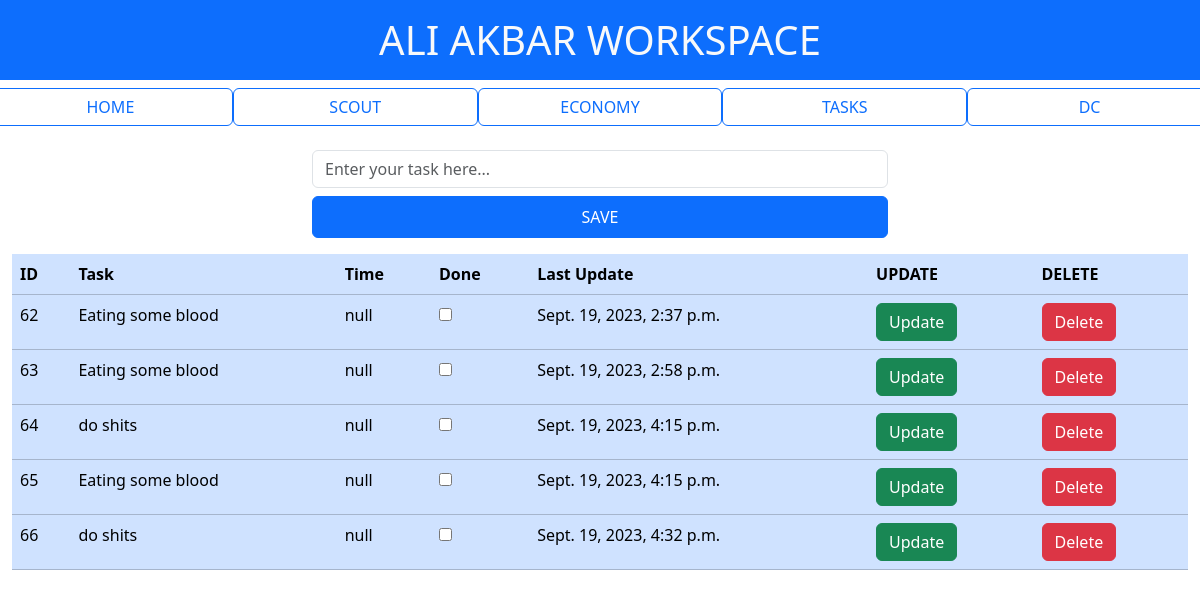
/tasks/, run on the app's committed database.
### home/models.py (models this page shows, shortened)
class Tasks(models.Model):
    id = models.AutoField(primary_key=True)
    task = models.CharField(max_length=300,  null=True )
    timeCreated = models.DateTimeField(default=datetime.now)
    done = models.BooleanField(default=False)

### home/views.py (the view)
# urls.py: path('tasks/' ,views.tasks , name='tasks'),
def tasks(request):
    x={
        "name" : "Tasks",
        'tase' : Tasks.objects.all()
    }
    tas = request.POST.get('tasks')
    data = Tasks(task = tas)
    if request.method == 'POST':
        data.save()
    return render(request, 'tasks.html' ,x)

### templates/tasks.html (shortened to what this page needs)
{% extends 'home.html' %}
{% block body %}
    {% load bootstrap5 %}
    {% bootstrap_css %}
<div class="container w-50">
    <form action="" method="post">
        <input  class="form-control mt-4 mb-2" type="text" placeholder="Enter your task here..." name="tasks">
        <input class="btn btn-primary w-100 p-2" type="submit" value="SAVE">
    </form>
</div>
<div class="container-fluid">
    <table class="table table-primary table-hover">
        <header class="mt-3">
            <th>ID</th>
            <th>Task</th>
            <th>Time</th>
            <th>Done</th>
            <th>Last Update</th>
            <th>UPDATE</th>
            <th>DELETE</th>
        </header>
        <tbody>
            {% for x in tase %}
            <tr>
                <td>{{x.id}}</td>
                <td>{{x.task}}</td>
                <td>null</td>
                <td><input class="chk" type="checkbox" ></td>
                <td>{{x.timeCreated}}</td>
                <td class="#"><a class="btn btn-success" href="{% url 'update' x.id %}">Update</a></td>
                <td><a class="btn btn-danger" data-bs-toggle="modal" data-bs-target="#data1" >Delete</a></td>
            </tr>
            {% endfor %}
        </tbody>
    </table>
</div>
{% endblock %}

### templates/home.html (shortened to what this page needs)
<!DOCTYPE html>
<html lang="en">
<head>
    {% load bootstrap5 %}
    {% bootstrap_css %}
</head>
<body>
    <h1 class="text-light bg-primary text-center p-3 ">ALI AKBAR WORKSPACE</h1>
        <div class="row">
            <a class="col btn btn-outline-primary" href="{% url 'home' %}">HOME</a>
            <a class="col btn btn-outline-primary" href="{% url 'scout' %}">SCOUT</a>
            <a class="col btn btn-outline-primary" href="{% url 'economy' %}">ECONOMY</a>
            <a class="col btn btn-outline-primary" href="{% url 'tasks' %}">TASKS</a>
            <a class="col btn btn-outline-primary" href="{% url 'dc' %}">DC</a>
    </div>
    {% block body %}{% endblock %}
</body>
</html>

### data on the page
Tasks: id "62", task "Eating some blood", timeCreated "Sept. 19, 2023, 2:37 p.m."
Tasks: id "63", task "Eating some blood", timeCreated "Sept. 19, 2023, 2:58 p.m."
Tasks: id "64", task "do shits", timeCreated "Sept. 19, 2023, 4:15 p.m."
Tasks: id "65", task "Eating some blood", timeCreated "Sept. 19, 2023, 4:15 p.m."
Tasks: id "66", task "do shits", timeCreated "Sept. 19, 2023, 4:32 p.m."
